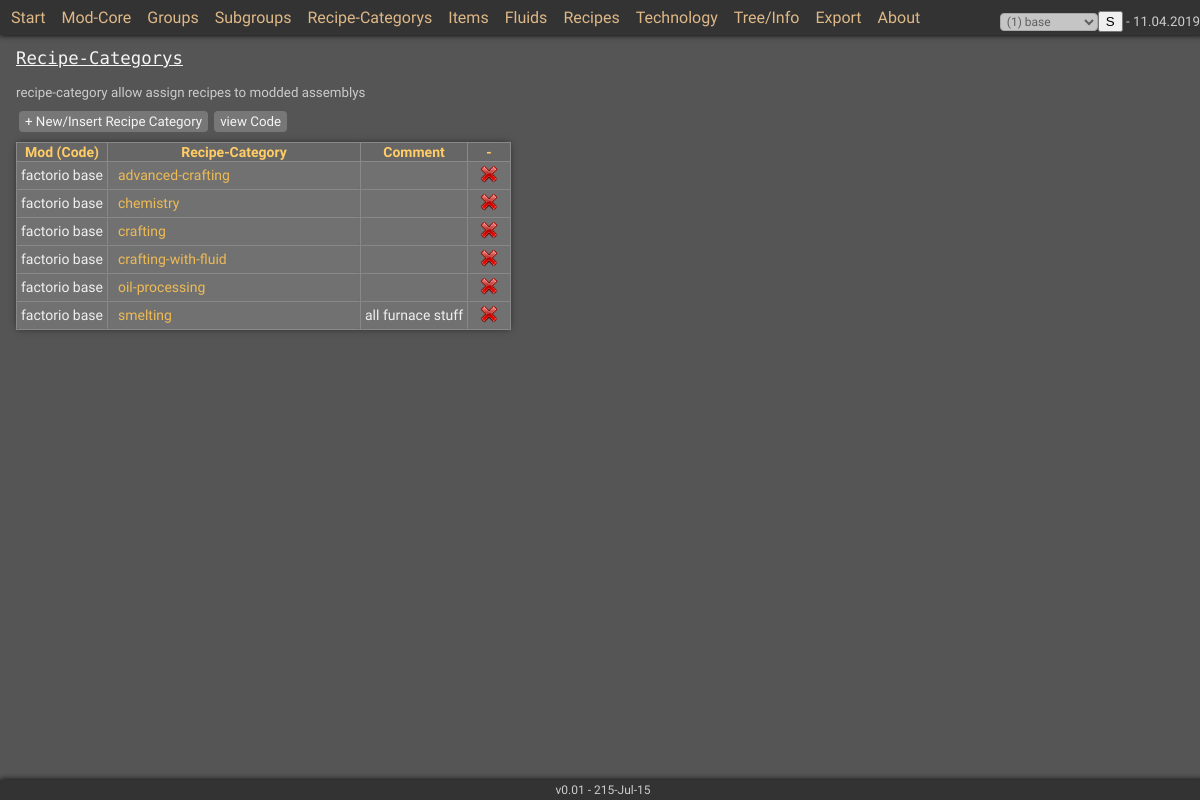
/ced_reccat.php?mid=1, run on the app's committed database.
### tables this page shows
CREATE TABLE IF NOT EXISTS `recipecat` (
  `id` int(11) NOT NULL AUTO_INCREMENT,
  `name` varchar(64) NOT NULL,
  `ref_mod` int(11) NOT NULL,
  `comment` varchar(64) NOT NULL,
  `lngdesc` text NOT NULL,
  PRIMARY KEY (`id`)
);

CREATE TABLE IF NOT EXISTS `modc` (
  `id` int(11) NOT NULL AUTO_INCREMENT,
  `name` varchar(64) NOT NULL,
  `title` varchar(128) NOT NULL,
  `version` varchar(16) NOT NULL,
  `datum` varchar(10) NOT NULL,
  `author` varchar(24) NOT NULL,
  `dependencies` varchar(64) NOT NULL,
  `description` varchar(64) NOT NULL,
  `directory` varchar(128) NOT NULL,
  PRIMARY KEY (`id`)
);

### classes/c_recipecat.php (called while the page is built, shortened)
<?php
class c_recipecat {
	private $dbcon;
	public function __construct($dbco) {
		$this->dbcon = $dbco;
	}
	public function getRCList($mid = 0, $switch=0) {
		if ($mid > 0 and $switch==0) {
			$query = "SELECT * FROM recipecat WHERE ref_mod='$mid' OR ref_mod=1 ORDER BY name";
		}
		elseif ($mid > 0 and $switch==1) {
			$query = "SELECT * FROM recipecat WHERE ref_mod='$mid' ORDER BY name";
		}
		else {
			$query = "SELECT * FROM recipecat ORDER BY name";
		}
		$stmt = $this->dbcon->prepare($query);
		$stmt->execute();
		return $stmt;
	}
}

### classes/c_mod.php (called while the page is built, shortened)
<?php
class c_mod {
	private $dbcon;
	public function __construct($dbco) {
		$this->dbcon = $dbco;
	}
	public function getMod($mid) {
		if ($mid > 0) {
			$query = "SELECT * FROM modc WHERE id = '$mid' ";
			$stmt = $this->dbcon->prepare($query);
			$stmt->execute();
			if ($stmt->rowCount() > 0) {
				$obj = $stmt->fetch(PDO::FETCH_OBJ);
				$this->title = $obj->title;
			}
			else {
				echo "<p class='fehler'>no matching found</p>";
				exit;
			}
		}
		else {
			echo "";
		}
	}
}

### ced_reccat.php (the view, shortened to what this page needs)
<?php
include 'm_core.php';
$version = "v0.01 - 215-Jul-15";
pHeader("Recipe-Categorys");
echo "recipe-category allow assign recipes to modded assemblys<br>";
if ($mid > 0) {
	$rc = new c_recipecat($dbco);
	$p = "<p>";
	if ($mid > 0) {
		$p.="<a href='ced_reccat.php?mid=$mid&action=addreccat' class='but-s'>+ New/Insert Recipe Category</a>";
	}
	$p.="<a href='ced_reccat.php?mid=$mid&action=codeview' class='but-s'>view Code</a></p>";
	echo $p;
	$stmt = $rc->getRCList($mid);
	if ($stmt->rowCount() > 0) {
		$x = "<table class='lst'>";
		$x.="<tr>";
		$x.="<th>Mod (Code)</th>";
		$x.="<th width='250px'>Recipe-Category</th>";
		$x.="<th>Comment</th>";
		$x.="<th>-</th>";
		$x.="</tr>";
		while ($obj = $stmt->fetch(PDO::FETCH_OBJ)) {
			if ($id == $obj->id) {
				$x.="<form action='' method='get'>";
				$x.="<tr>";
				$rmo = new c_mod($dbco);
				$rmo->getMod($obj->ref_mod);
				$x.="<td>$rmo->title</td>";
				$x.="<td><input type='text' name='name' value='$obj->name' size='32' class='small'></td>";
				$x.="<td><input type='text' name='comment' value='$obj->comment' size='32' class='small'></td>";
				$x.="<td><input type='submit' name='action' value='Update' class='button'></td>";
				$x.="</tr>";
				$x.="<input type='hidden' name='id' value='$obj->id'>";
				$x.="<input type='hidden' name='ref_mod' value='$obj->ref_mod'>";
				$x.="<input type='hidden' name='mid' value='$mid'>";
				$x.="</form>";
			}
			else {
				$x.="<tr>";
				$rmo = new c_mod($dbco);
				$rmo->getMod($obj->ref_mod);
				$x.="<td>$rmo->title</td>";
				$x.="<td><a href='ced_reccat.php?id=$obj->id&mid=$mid&action=edit'>$obj->name</a></td>";
				$x.="<td>$obj->comment</td>";
				$x.="<form action='' method='get'>";
				$x.="<td><a href='ced_reccat.php?id=$obj->id&mid=$mid&action=remove'><img src='icons/edit-delete32.png' class='but' height='22px'></a></td>";
				$x.="</tr>";
			}
		}
		$x.="</table><br>";
	}
	echo $x;
}
else {
	echo "<p class='red'>no modifikation selected - go to MOD-Core </p>";
}
pFooter($version);
?>

### m_core.php (shortened to what this page needs)
<?php
include "classes/c_mod.php";
include "classes/c_recipecat.php";
$id = get("id", 0);
function pHeader($title = "", $menu = "main_menu.php", $style = "css/style_st.css") {
	print "<!DOCTYPE html>\n";
	print "<html lang='de'>\n";
	print "<head>\n";
	?>
	<?php
	print "<link type='text/css' href='$style' rel='stylesheet' media='screen'>\n";
	print "</head>\n";
	print "<body>\n";
	echo "<div class='header'>";
	include $menu;
	echo "</div>";
	echo "<p class='title'><u>$title</u></p>";
}
function pFooter($version = "") {
	echo "<div class='footer'>$version</div>";
	echo "</body></html>";
}
function get($param, $default = 0) {
	if (isset($_GET[$param])) {
		$x = $_GET[$param];
	}
	else {
		$x = $default;
	}
	return $x;
}
?>

### main_menu.php (shortened to what this page needs)
<?php
echo "<a href='index.php' class='but'>Start</a>";
echo "<a href='ced_mcore.php?mid=$mid' class='but'>Mod-Core</a>";
echo "<a href='ced_groups.php?mid=$mid' class='but'>Groups</a>";
echo "<a href='ced_subgroups.php?mid=$mid' class='but'>Subgroups</a>";
echo "<a href='ced_reccat.php?mid=$mid' class='but'>Recipe-Categorys</a>";
echo "<a href='ced_items.php?mid=$mid' class='but'>Items</a>";
echo "<a href='ced_fluids.php?mid=$mid' class='but'>Fluids</a>";
echo "<a href='ced_recipes.php?mid=$mid' class='but'>Recipes</a>";
echo "<a href='ced_tech.php?mid=$mid' class='but'>Technology</a>";
echo "<a href='m_tree.php?mid=$mid' class='but'>Tree/Info</a>";
echo "<a href='m_export.php?mid=$mid' class='but'>Export</a>";
echo "<a href='m_about.php?mid=$mid' class='but'>About</a>";
if ($mid > 0) {
	echo "<span class='sright'>";
	echo "<form action='' method='get'>";
	echo "<select name='mid' class='eingabe'>";
	$query = "SELECT * FROM modc ORDER BY id";
	$stmt = $dbco->prepare($query);
	$stmt->execute();
	while ($obj = $stmt->fetch(PDO::FETCH_OBJ)) {
		if ($obj->id==$mid) {
		echo "<option selected value='$obj->id' class='eingabe'>($obj->id) $obj->name";
		}
		else {
		echo "<option value='$obj->id'>($obj->id) $obj->name";
		}
	}
	echo "</select>";
	echo "<button title='switch to mod'>S</button>";
}
else {
	echo "<span class='sright'> MOD???, ";
}
echo " - ".date("d.m.Y", time());
echo "</form>";
echo "</span>";

### css/style_st.css (style rules this page uses)
body { font-family: "Maven Pro","Droid Sans Mono", monospace; font-size: 10pt; color: #cccccc; background-color: #555555 ; margin-top: 36px; margin-bottom: 36px; margin-left: 16px; }
*.eingabe { font-family: "Maven Pro","Oxygen Mono","Lucida Sans Typewriter", monospace; font-size: 9pt; color: #606060; background-color: #c5c5c5 ; border-radius: 4px; border: 1px #a9a9a9 solid; padding: 0px; padding-left: 2px; }
*.footer { position: fixed; bottom: 0px; left: 0px; width: 100%; padding: 3px; background-color: #333333 ; box-shadow: 0px 0px 6px black; text-align: center; font-size: 12px; margin-top: 10px; }
*.header { position: fixed; top: 0px; left: 0px; width: 100%; height: 24px; padding: 3px; padding-top:8px; background-color: #333333 ; box-shadow: 0px 0px 6px black; font-family: "Maven Pro", "Electrolize", "Ubuntu Mono", monospace; font-size: 12pt; }
a:link { color: #eebb55 ; text-decoration: none; padding-left: 6px; padding-right: 6px; background-color: transparent; }
a.but:link { color: burlywood ; text-decoration: none; margin: 2px; padding: 3px; padding-left: 6px; padding-right: 6px; border-radius: 4px; background-color: transparent; }
a.but-s:link { color: whitesmoke; text-decoration: none; margin: 3px; margin-top: 5px; margin-bottom: 5px; padding: 3px; padding-left: 6px; padding-right: 6px; border-radius: 4px; background-color: #777777 ; }
table { table-layout: auto; border-collapse: collapse; padding: 5px; }
table.lst { font-family: "Cabin Condensed", sans-serif; font-size: 14px; background-color: #696969; box-shadow: 0px 0px 6px #333333; border-radius: 5px; padding: 2px; color: #f0f0f0; }
table.lst th { background-color: #666666; padding: 1px; border: #898989 solid 1px; border-radius: 3px; color: #ffcc66 ; }
table.lst td { padding: 1px; padding-left: 4px; padding-right: 4px; border: #888888 solid 1px; border-radius: 3px; vertical-align: middle; }
table.lst tr { background-color: #717171; padding: 0px; }
*.sright { position: fixed; right: 0px; font-size: 10pt; padding-top: 3px; }
*.title { padding-top: 12px; font-size: 13pt; color: whitesmoke; font-family: "Ubuntu Mono","Maven Pro","Droid Sans Mono", monospace; }

### data on the page
recipecat: modc.title "factorio base", name "advanced-crafting"
recipecat: modc.title "factorio base", name "chemistry"
recipecat: modc.title "factorio base", name "crafting"
recipecat: modc.title "factorio base", name "crafting-with-fluid"
recipecat: modc.title "factorio base", name "oil-processing"
recipecat: modc.title "factorio base", name "smelting", comment "all furnace stuff"

### other printed values
$title "Recipe-Categorys"
$version "v0.01 - 215-Jul-15"
